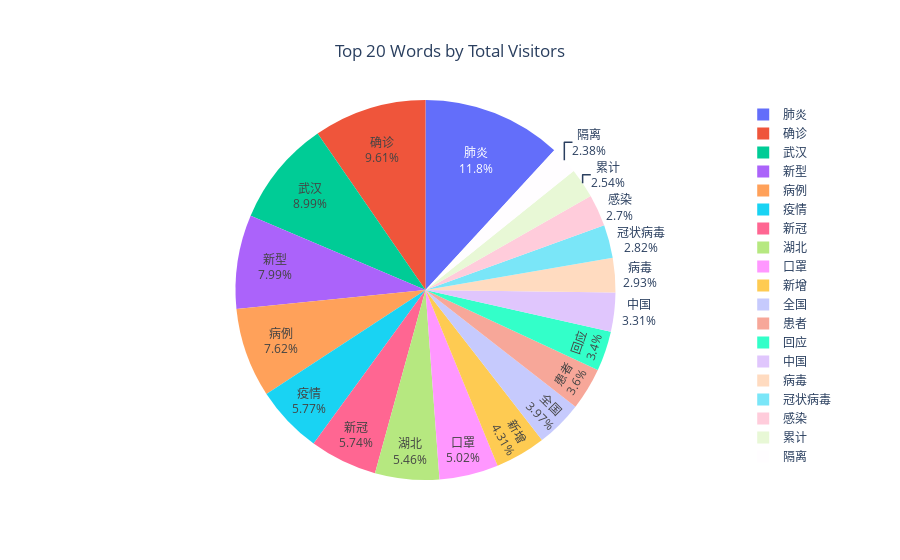
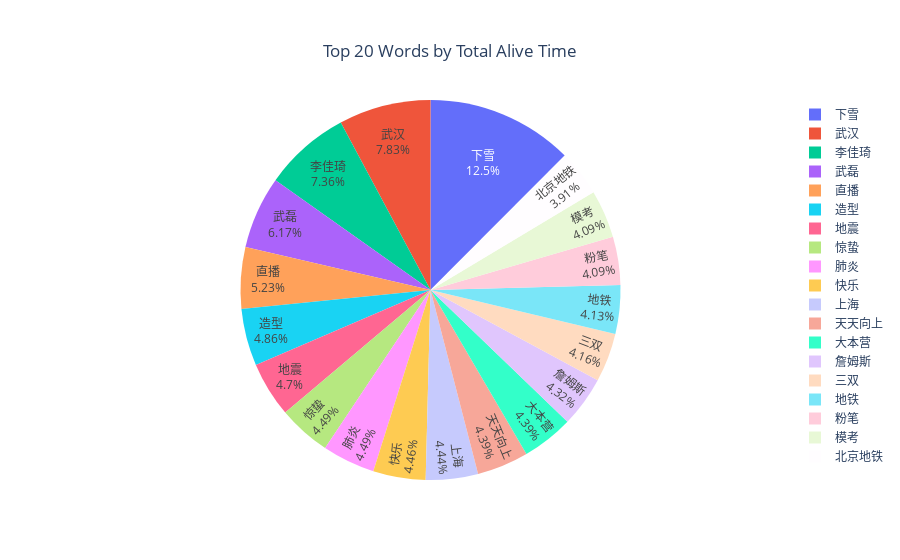

Here is the notebook cell these charts were saved with, in order:
### Code cell
import plotly.graph_objects as go

count_df = pd.read_csv("words_frequency_count.csv", sep=',')
labels1 = count_df['flatten_words'].values.tolist()
values1 = count_df['count'].values.tolist()

data = [go.Pie(labels=labels1,
               values=values1,
               textinfo='label+percent',)]
layout = go.Layout(title={'text': "Top 20 Words by Total Visitors",
                          'y':0.92,'x':0.5,
                          'xanchor': 'center',
                          'yanchor': 'top',}
                   ,)
fig1 = go.Figure(data=data, layout=layout)

alivetime_df = pd.read_csv("words_frequency_alivetime.csv", sep=',')
labels2 = alivetime_df['flatten_words'].values.tolist()
values2 = alivetime_df['alive_time'].values.tolist()

data = [go.Pie(labels=labels2,
               values=values2,
               textinfo='label+percent',)]
layout = go.Layout(title={'text': "Top 20 Words by Total Alive Time",
                          'y':0.92,'x':0.5,
                          'xanchor': 'center',
                          'yanchor': 'top',}
                   ,)
fig2 = go.Figure(data=data, layout=layout)

fig1.show()
fig2.show()

### Figure 1 — Plotly figure (JSON) as saved in the notebook; plotly's stock layout.template omitted (floating-point values rounded to 4 significant figures)
{"data": [{"labels": ["肺炎", "确诊", "武汉", "新型", "病例", "疫情", "新冠", "湖北", "口罩", "新增", "全国", "患者", "回应", "中国", "病毒", "冠状病毒", "感染", "累计", "隔离"], "textinfo": "label+percent", "type": "pie", "values": [333333816, 270412364, 253055420, 224669305, 214351303, 162203976, 161492930, 153489639, 141345300, 121223031, 111804529, 101194331, 95681410, 93182898, 82489369, 79250247, 75834754, 71364488, 66995522]}], "layout": {"title": {"text": "Top 20 Words by Total Visitors", "x": 0.5, "xanchor": "center", "y": 0.92, "yanchor": "top"}}}

### Figure 2 — Plotly figure (JSON) as saved in the notebook; plotly's stock layout.template omitted (floating-point values rounded to 4 significant figures)
{"data": [{"labels": ["下雪", "武汉", "李佳琦", "武磊", "直播", "造型", "地震", "惊蛰", "肺炎", "快乐", "上海", "天天向上", "大本营", "詹姆斯", "三双", "地铁", "粉笔", "模考", "北京地铁"], "textinfo": "label+percent", "type": "pie", "values": [8723.0, 5470.0, 5139.0, 4309, 3653.0, 3394.0, 3283.0, 3140.0, 3136.0, 3117.0, 3099.0, 3068.0, 3063.0, 3016.0, 2904.0, 2887.0, 2859.0, 2859.0, 2728.0]}], "layout": {"title": {"text": "Top 20 Words by Total Alive Time", "x": 0.5, "xanchor": "center", "y": 0.92, "yanchor": "top"}}}
